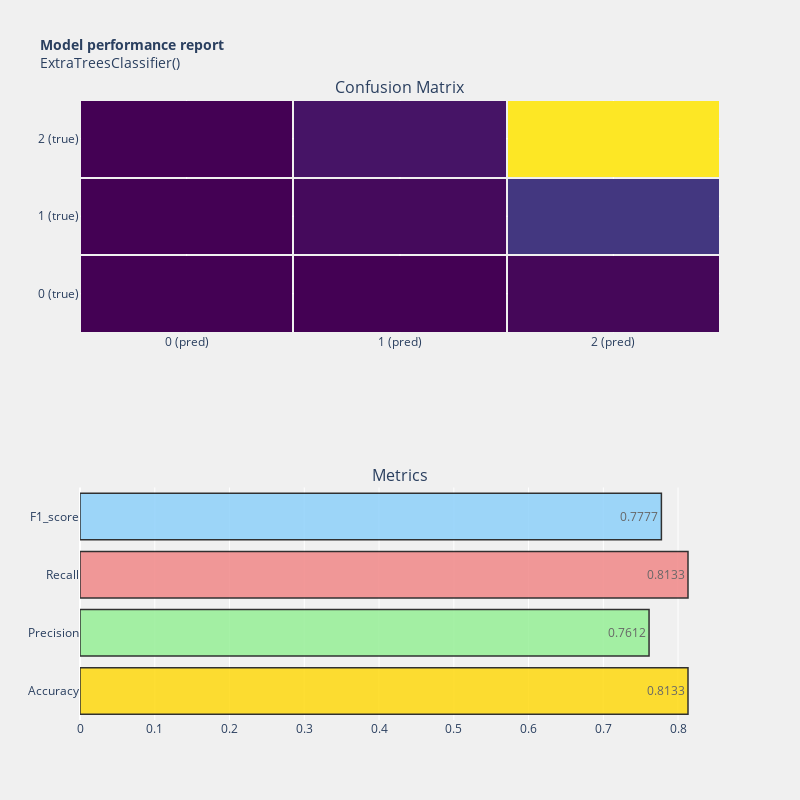

Notebook source saved alongside this figure:
### Code cell
model_performance(extree,y_test, y_pred)

### Figure 1 — Plotly figure (JSON) as saved in the notebook; plotly's stock layout.template omitted (floating-point values rounded to 4 significant figures)
{"data": [{"colorscale": [[0, "#440154"], [0.1111, "#482878"], [0.2222, "#3e4989"], [0.3333, "#31688e"], [0.4444, "#26828e"], [0.5556, "#1f9e89"], [0.6667, "#35b779"], [0.7778, "#6ece58"], [0.8889, "#b5de2b"], [1, "#fde725"]], "showscale": false, "type": "heatmap", "x": ["0 (pred)", "1 (pred)", "2 (pred)"], "xaxis": "x", "xgap": 2, "y": ["0 (true)", "1 (true)", "2 (true)"], "yaxis": "y", "ygap": 2, "z": [[1, 3, 48], [1, 75, 476], [1, 161, 2929]]}, {"marker": {"color": ["gold", "lightgreen", "lightcoral", "lightskyblue"], "line": {"color": "#000000", "width": 1.5}}, "opacity": 0.8, "orientation": "h", "text": [0.8133, 0.7612, 0.8133, 0.7777], "textposition": "auto", "type": "bar", "x": [0.8133, 0.7612, 0.8133, 0.7777], "xaxis": "x2", "y": ["Accuracy", "Precision", "Recall", "F1_score"], "yaxis": "y2"}], "layout": {"annotations": [{"font": {"size": 16}, "showarrow": false, "text": "Confusion Matrix", "x": 0.5, "xanchor": "center", "xref": "paper", "y": 1, "yanchor": "bottom", "yref": "paper"}, {"font": {"size": 16}, "showarrow": false, "text": "Metrics", "x": 0.5, "xanchor": "center", "xref": "paper", "y": 0.375, "yanchor": "bottom", "yref": "paper"}], "autosize": true, "height": 800, "paper_bgcolor": "rgba(240,240,240, 0.95)", "plot_bgcolor": "rgba(240,240,240, 0.95)", "showlegend": false, "title": {"font": {"size": 14}, "text": "<b>Model performance report</b><br>ExtraTreesClassifier()"}, "width": 800, "xaxis": {"anchor": "y", "domain": [0, 1]}, "xaxis2": {"anchor": "y2", "domain": [0, 1]}, "yaxis": {"anchor": "x", "domain": [0.625, 1]}, "yaxis2": {"anchor": "x2", "domain": [0, 0.375]}}}
